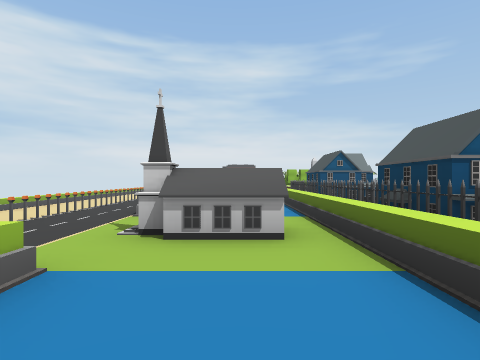
view 1 (above)

24 first-person views from a walk through a scene from a Unity 3-D project. The camera is 0.69 m above the floor, looks level and sees 80° across. The floor is counted in squares, 1 m on a side. Each view is taken from the middle of a square. On the plan, view 1 faces up. The plan holds only what a view shows up to about 9 squares ahead; the rest is blank. The place goes on beyond the plan. The player is left out. Some animated figures are not drawn.

view 2
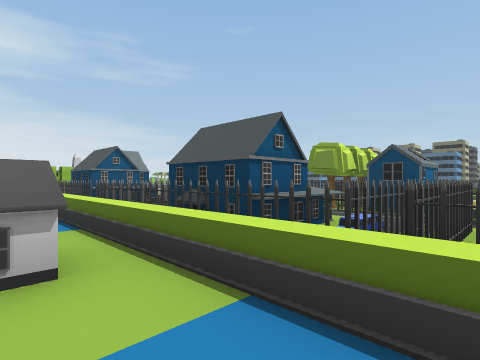

view 3
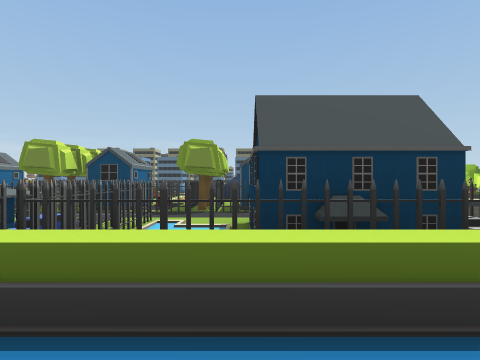

view 4
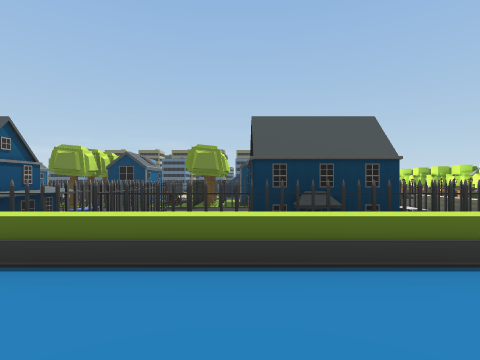

view 5
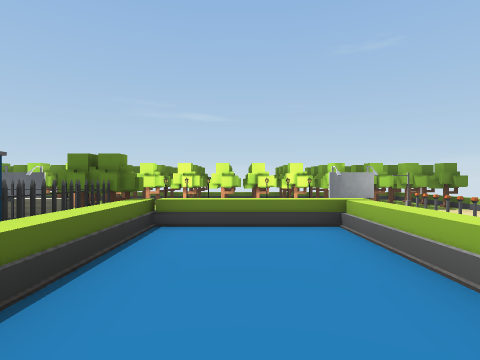

view 6
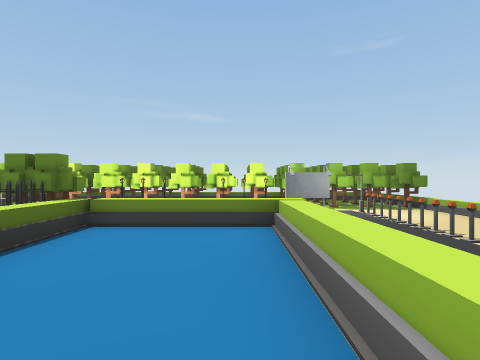

view 7
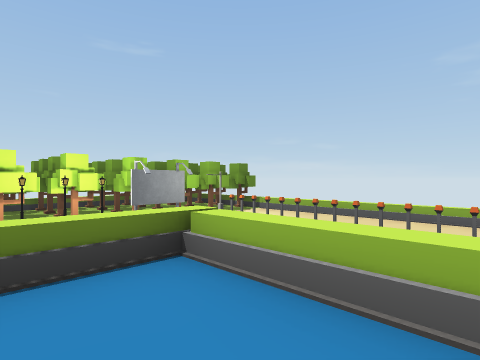

view 8
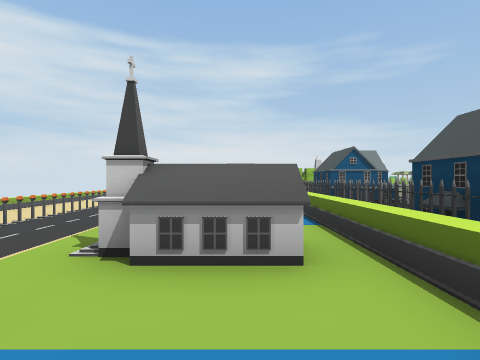

view 9
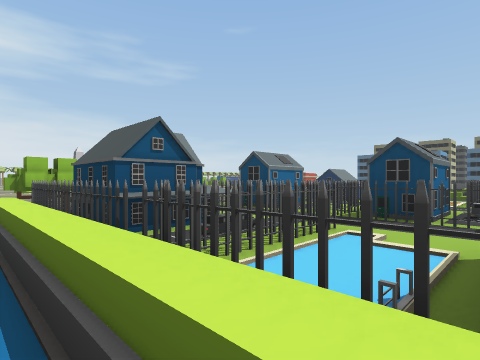

view 10
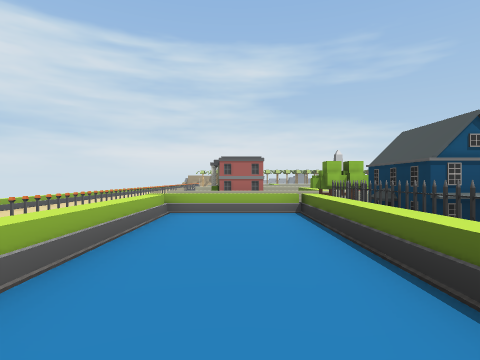

view 11
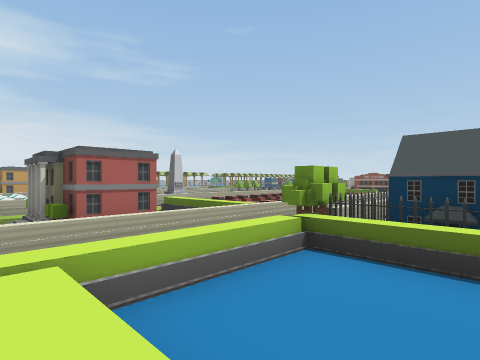

view 12
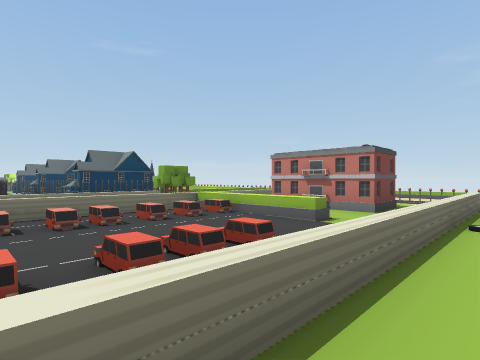

view 13
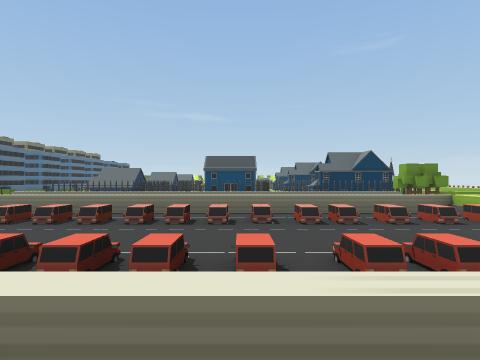

view 14
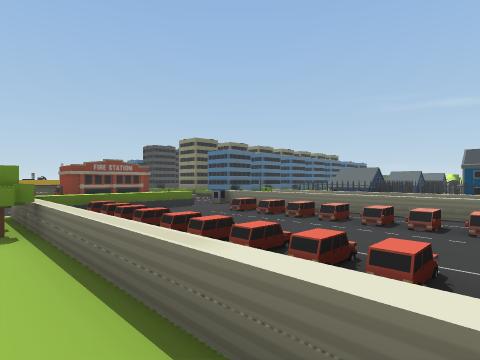

view 15
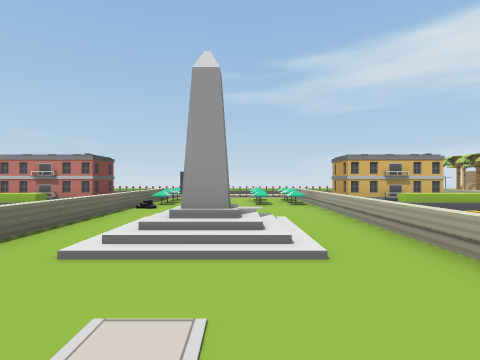

view 16
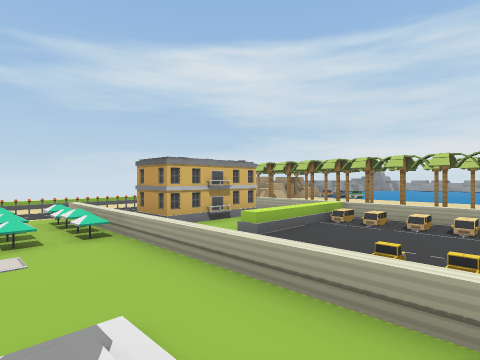

view 17
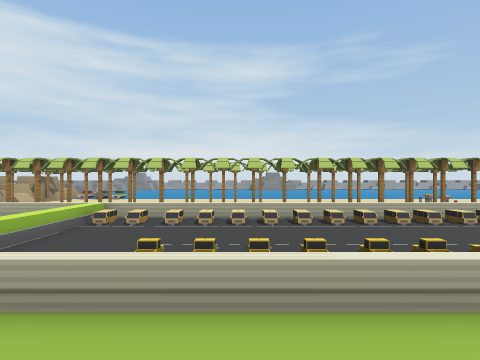

view 18
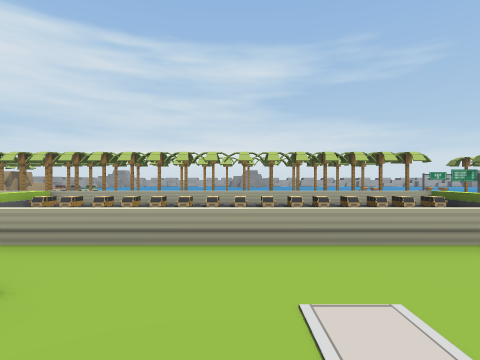

view 19
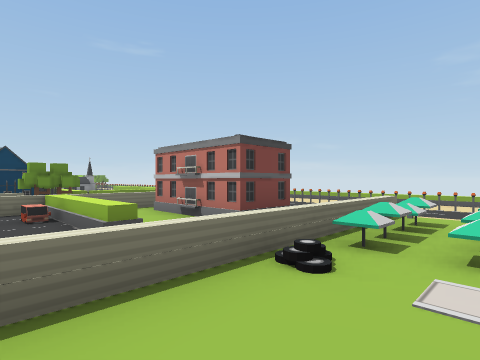

view 20
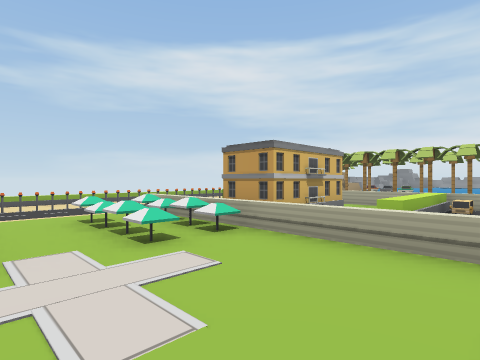

view 21
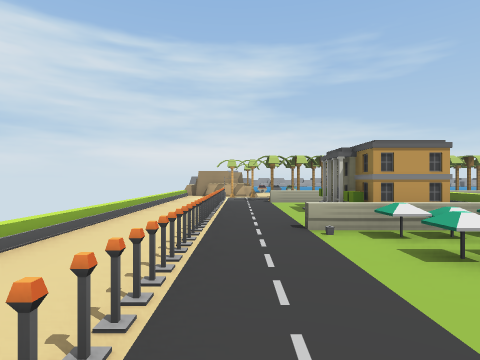

view 22
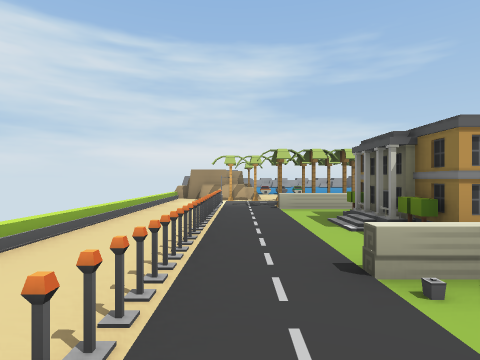

view 23
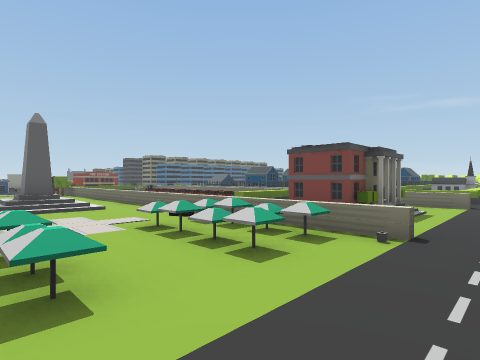

view 24
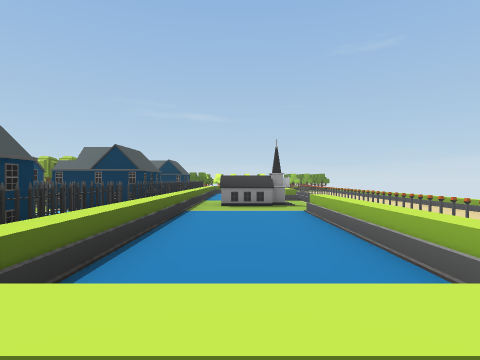

### Floor plan
Key: @ floor where view 1 was taken; # wall or solid block; x gap in a wall; . main floor; : floor 0.05 m higher than the main floor; + floor 0.3 m higher than the main floor; * floor 0.4 m higher than the main floor; / step, stairs or slope; = window, fence, low wall or low ledge; O other object.
Columns run from 6 left of view 1 to 17 right of it. Each row starts with its distance up from view 1.
 28 O.=.=O==OOOOOOOOOOOOO
 27 O.=...O# OOOOOOOOOOO
 26 O.=..### ........  O
 25 O.=..### ..::::::  O
 24 O.=...x        O
 23 O.=.=OOO=========
 22 O.=..OOO..///....
 21 O.=..  .../O/...
 20 O.=..OOO../  ..
 19 O.=..OOO..........
 18 O.=.=============###O
 17 O =...x  ..O++OO+O+O
 16 O =..### ..::::::::O  OO
 15 O =..### O::::::::.O  OO
 14 O.= ..O# OOOOOOOOO...
 13 O.= ***************O=
 12 O.=   . OO==========
 11 O.=  ...OOOOOOO OOOO
 10 O.=  ...OOOOOOO OO
  9 O.=./...OOOOO   OO
  8 O.=. ...OOO:OOO
  7 O.=. ...OOOOOOO
  6 O.=.O...O...OOO.OOO
  5 O.=.....OOOOOOO
  4 O.=..OO.OOO OOO
  3 O.=..OO.OOOOOOO
  2 O    ...OOOOOO:
  1 O    ...O...OOO
  0 O    .@.OOO OOO
 -1 O.=  ...OO   OO
 -2 O.=. ...OO
 -3 O.=. ///OOOO
 -4 O.=.   /OO==
 -5 O..O       O
 -6 OOOOOO OO  OOO
 -7 OOOOOOOOOOOOO OO
 -8 O   O     O

Where each view was taken, in squares from view 1:
view 1: 0 up, 0 right, facing up
view 2: 1 up, 0 right, facing up-right
view 3: 0 up, 0 right, facing right
view 4: 0 up, 1 left, facing right
view 5: 1 up, 0 right, facing down
view 6: 1 up, 1 left, facing down
view 7: 1 down, 0 right, facing down-left
view 8: 1 up, 0 right, facing up
view 9: 5 up, 1 right, facing up-right
view 10: 5 up, 0 right, facing up
view 11: 9 up, 2 left, facing up-right
view 12: 19 up, 7 right, facing down-left
view 13: 19 up, 7 right, facing down
view 14: 19 up, 7 right, facing down-right
view 15: 21 up, 9 right, facing left
view 16: 21 up, 6 right, facing up-left
view 17: 21 up, 6 right, facing up
view 18: 20 up, 8 right, facing up
view 19: 20 up, 4 right, facing down-left
view 20: 20 up, 4 right, facing up-left
view 21: 19 up, 3 left, facing up
view 22: 21 up, 3 left, facing up
view 23: 22 up, 3 left, facing down-right
view 24: 12 up, 0 right, facing down
